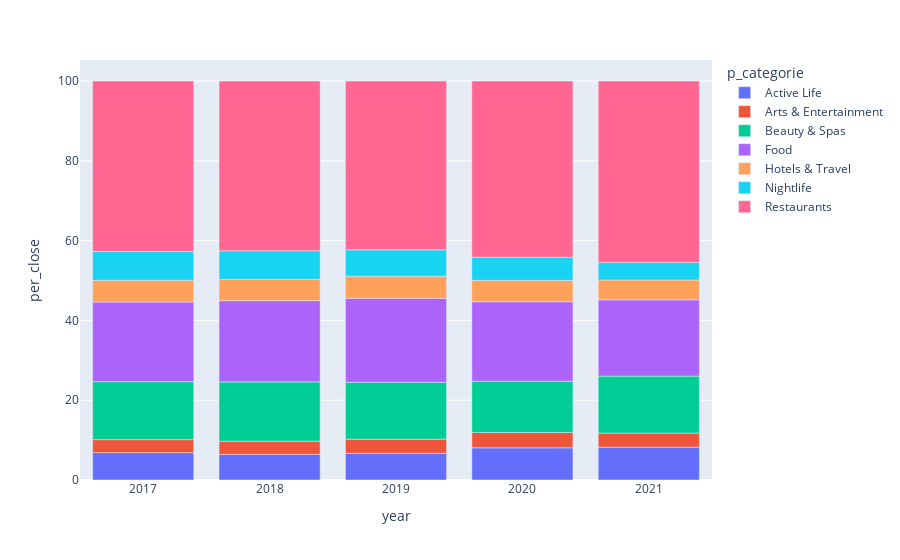

This figure's notebook cell:
### Markdown cell above
PORCENTAJE DE NEGOCIOS CERRADOS

### Code cell
query = text( """select bc.p_categorie, r.year, count(bc.p_categorie)
from business b 
inner join business_categories bc on b.categories_id = bc.categories_id 
join business_city_state bcs on (b.city_state_id = bcs.city_state_id)
inner join reviews r on r.id_business = b.business_id
where is_open = 0 and bc.p_categorie not in ('Community Service/Non-Profit', 
'Food Banks', 'Local Services' , 'Religious Organizations') 
and bcs.state in ('AZ', 'CA', 'DE', 'FL', 'ID', 'IL', 'IN', 'LA', 'MO', 'NJ', 'NV', 'PA', 'TN')
and r.year >=2017 and r.year <=2021 
group by bc.p_categorie, r.year
order by bc.p_categorie, r.year asc;""")

query_result = conexion.execute(query)
df_s = pd.DataFrame(query_result.fetchall())
df_s.columns = query_result.keys()
df_s['per_close'] = 0
df_s.index
suma = 0 

df_s['year1'] = df_s['year']
for i in df_s.index:
    for j in df_s.index:
        if df_s['year'].iloc[i] == df_s['year1'].iloc[j]:
            suma = suma + df_s['count(bc.p_categorie)'].iloc[j]

    for k in df_s.index:
        if df_s['year'].iloc[i] == df_s['year1'].iloc[k]:
            df_s['per_close'].iloc[k] = round((df_s['count(bc.p_categorie)']).iloc[k]*100 / suma, 2);
    suma= 0

df_s.drop(['year1'], axis = 'columns', inplace=True)
fig = px.bar(df_s[df_s.year >= 2017].astype({'per_close':float}), 
            x='year',
            y='per_close',
            color='p_categorie'
            )
fig.show()

### Figure 1 — Plotly figure (JSON) as saved in the notebook; plotly's stock layout.template omitted (floating-point values rounded to 4 significant figures)
{"data": [{"alignmentgroup": "True", "hovertemplate": "p_categorie=Active Life<br>year=%{x}<br>per_close=%{y}<extra></extra>", "legendgroup": "Active Life", "marker": {"color": "#636efa", "pattern": {"shape": ""}}, "name": "Active Life", "offsetgroup": "Active Life", "orientation": "v", "showlegend": true, "textposition": "auto", "type": "bar", "x": [2017, 2018, 2019, 2020, 2021], "xaxis": "x", "y": [6.86, 6.42, 6.69, 8.07, 8.24], "yaxis": "y"}, {"alignmentgroup": "True", "hovertemplate": "p_categorie=Arts & Entertainment<br>year=%{x}<br>per_close=%{y}<extra></extra>", "legendgroup": "Arts & Entertainment", "marker": {"color": "#EF553B", "pattern": {"shape": ""}}, "name": "Arts & Entertainment", "offsetgroup": "Arts & Entertainment", "orientation": "v", "showlegend": true, "textposition": "auto", "type": "bar", "x": [2017, 2018, 2019, 2020, 2021], "xaxis": "x", "y": [3.26, 3.31, 3.55, 3.86, 3.53], "yaxis": "y"}, {"alignmentgroup": "True", "hovertemplate": "p_categorie=Beauty & Spas<br>year=%{x}<br>per_close=%{y}<extra></extra>", "legendgroup": "Beauty & Spas", "marker": {"color": "#00cc96", "pattern": {"shape": ""}}, "name": "Beauty & Spas", "offsetgroup": "Beauty & Spas", "orientation": "v", "showlegend": true, "textposition": "auto", "type": "bar", "x": [2017, 2018, 2019, 2020, 2021], "xaxis": "x", "y": [14.53, 14.87, 14.26, 12.83, 14.27], "yaxis": "y"}, {"alignmentgroup": "True", "hovertemplate": "p_categorie=Food<br>year=%{x}<br>per_close=%{y}<extra></extra>", "legendgroup": "Food", "marker": {"color": "#ab63fa", "pattern": {"shape": ""}}, "name": "Food", "offsetgroup": "Food", "orientation": "v", "showlegend": true, "textposition": "auto", "type": "bar", "x": [2017, 2018, 2019, 2020, 2021], "xaxis": "x", "y": [19.95, 20.35, 21.06, 19.91, 19.13], "yaxis": "y"}, {"alignmentgroup": "True", "hovertemplate": "p_categorie=Hotels & Travel<br>year=%{x}<br>per_close=%{y}<extra></extra>", "legendgroup": "Hotels & Travel", "marker": {"color": "#FFA15A", "pattern": {"shape": ""}}, "name": "Hotels & Travel", "offsetgroup": "Hotels & Travel", "orientation": "v", "showlegend": true, "textposition": "auto", "type": "bar", "x": [2017, 2018, 2019, 2020, 2021], "xaxis": "x", "y": [5.45, 5.33, 5.54, 5.37, 4.96], "yaxis": "y"}, {"alignmentgroup": "True", "hovertemplate": "p_categorie=Nightlife<br>year=%{x}<br>per_close=%{y}<extra></extra>", "legendgroup": "Nightlife", "marker": {"color": "#19d3f3", "pattern": {"shape": ""}}, "name": "Nightlife", "offsetgroup": "Nightlife", "orientation": "v", "showlegend": true, "textposition": "auto", "type": "bar", "x": [2017, 2018, 2019, 2020, 2021], "xaxis": "x", "y": [7.21, 7.19, 6.6, 5.81, 4.4], "yaxis": "y"}, {"alignmentgroup": "True", "hovertemplate": "p_categorie=Restaurants<br>year=%{x}<br>per_close=%{y}<extra></extra>", "legendgroup": "Restaurants", "marker": {"color": "#FF6692", "pattern": {"shape": ""}}, "name": "Restaurants", "offsetgroup": "Restaurants", "orientation": "v", "showlegend": true, "textposition": "auto", "type": "bar", "x": [2017, 2018, 2019, 2020, 2021], "xaxis": "x", "y": [42.74, 42.53, 42.3, 44.15, 45.48], "yaxis": "y"}], "layout": {"barmode": "relative", "legend": {"title": {"text": "p_categorie"}, "tracegroupgap": 0}, "margin": {"t": 60}, "xaxis": {"anchor": "y", "domain": [0, 1], "title": {"text": "year"}}, "yaxis": {"anchor": "x", "domain": [0, 1], "title": {"text": "per_close"}}}}
